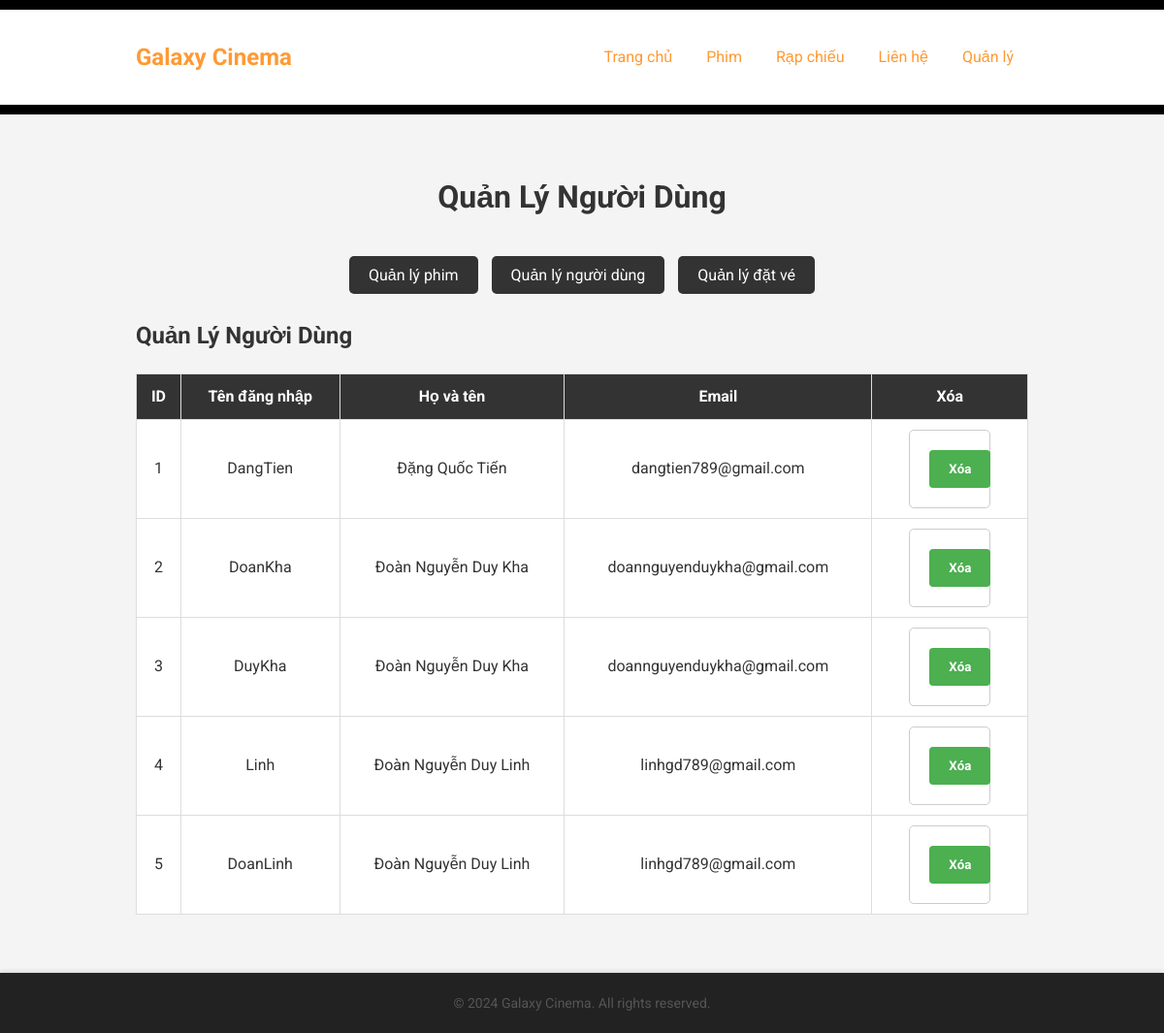
Screenshot of /quan-ly-nguoi-dung (signed in) with the database file from the repository.
### tables this page shows
CREATE TABLE nguoi_dung (
        id INTEGER PRIMARY KEY AUTOINCREMENT,
        ten_dang_nhap TEXT,
        mat_khau TEXT,
        ho_ten TEXT,
        email TEXT
    );

### app.py (the view)
@app.route("/quan-ly-nguoi-dung")
def quan_ly_nguoi_dung():
    if 'logged_in' in session and session['logged_in']:
        with sqlite3.connect('phim.db') as db:
            cursor = db.cursor()
            cursor.execute("SELECT * FROM nguoi_dung")
            ds_nguoi_dung = cursor.fetchall()
        return render_template("quan-ly-nguoi-dung.html", ds_nguoi_dung=ds_nguoi_dung, username=session['username'])
    else:
        return redirect(url_for('dn'))

### templates/quan-ly-nguoi-dung.html (shortened to what this page needs)
<!DOCTYPE html>
<html lang="vi">
<head>
    <link rel="stylesheet" href="{{ url_for('static', filename='style.css') }}">
</head>
<body>
    <header>
        <nav class="navbar">
            <div class="container">
                <a href="#" class="logo">Galaxy Cinema</a>
                <ul class="nav-links">
                    <li><a href="/">Trang chủ</a></li>
                    <li><a href="/danhsach">Phim</a></li>
                    <li><a href="#rap">Rạp chiếu</a></li>
                    <li><a href="#lienhe">Liên hệ</a></li>
                    <li><a href="/quan-ly">Quản lý</a></li>
                </ul>
            </div>
        </nav>
    </header>
    <main>
        <section class="quan-ly">
            <div class="container">
                <div class="tieu-de">
                    <h2>Quản Lý Người Dùng</h2>
                </div>
                <div class="menu-quan-ly">
                    <button class="btn-quan-ly" onclick="window.location.href='/quan-ly'">Quản lý phim</button>
                    <button class="btn-quan-ly" onclick="window.location.href='/quan-ly-nguoi-dung'">Quản lý người dùng</button>
                    <button class="btn-quan-ly" onclick="window.location.href='/quan-ly-dat-ve'">Quản lý đặt vé</button>
                </div>
                <div id="quan-ly-nguoi-dung">
                    <h2>Quản Lý Người Dùng</h2>
                    <table class="table table-bordered">
                        <thead>
                            <tr>
                                <th>ID</th>
                                <th>Tên đăng nhập</th>
                                <th>Họ và tên</th>
                                <th>Email</th>
                                <th>Xóa</th>
                            </tr>
                        </thead>
                        <tbody>
                            {% for nguoi_dung in ds_nguoi_dung %}
                            <tr>
                                <td>{{ nguoi_dung[0] }}</td>
                                <td>{{ nguoi_dung[1] }}</td>
                                <td>{{ nguoi_dung[3] }}</td>
                                <td>{{ nguoi_dung[4] }}</td>
                                <td>
                                    <form method="POST" action="/delete-nguoi-dung/{{ nguoi_dung[0] }}">
                                        <button type="submit" class="btn btn-danger">Xóa</button>
                                    </form>
                                </td>
                            </tr>
                            {% endfor %}
                        </tbody>
                    </table>
                </div>
            </div>
        </section>
    </main>
    <footer>
        <p>© 2024 Galaxy Cinema. All rights reserved.</p>
    </footer>
</body>
</html>

### static/style.css (style rules this page uses)
* { margin: 0; padding: 0; box-sizing: border-box; }
body { font-family: 'Roboto', sans-serif; line-height: 1.6; color: #333; }
.container { width: 80%; max-width: 1200px; margin: auto; padding: 20px; }
header { background: #333; color: #fff; padding: 20px 0; }
.navbar { display: flex; justify-content: space-between; align-items: center; }
.logo { font-size: 1.5rem; }
.nav-links { list-style: none; }
.nav-links li { display: inline; margin: 0 15px; }
.nav-links a { text-decoration: none; color: #fff; }
.btn { display: inline-block; padding: 10px 20px; background: #f4b41a; color: #333; text-decoration: none; border-radius: 5px; transition: background 0.3s; }
section { padding: 50px 0; }
footer { text-align: center; background: #222; color: #fff; padding: 15px 0; }
body { font-family: 'Roboto', sans-serif; background-color: #181818; color: #fff; margin: 0; padding: 0; }
.container { max-width: 1200px; margin: 0 auto; padding: 20px; }
.navbar { background-color: #282828; padding: 10px 0; display: flex; justify-content: space-between; align-items: center; }
.logo { font-size: 24px; font-weight: bold; color: #ffc107; }
.nav-links { list-style: none; padding: 0; margin: 0; display: flex; }
.nav-links li { margin-left: 20px; }
.btn { background-color: #ffc107; color: #181818; padding: 12px 20px; border: none; border-radius: 5px; text-decoration: none; font-weight: bold; display: inline-block; transition: background-color 0.3s; }
footer { background-color: #282828; padding: 20px 0; text-align: center; }
footer p { font-size: 14px; color: #fff; }
body { font-family: 'Roboto', sans-serif; background-color: #f2f2f2; color: #333; margin: 0; padding: 0; }
.navbar { background-color: #fff; padding: 10px 0; display: flex; justify-content: space-between; align-items: center; box-shadow: 0 2px 4px rgba(0, 0, 0, 0.1); }
.logo { font-size: 24px; font-weight: bold; color: #ff5722; text-decoration: none; }
.nav-links a { color: #333; text-decoration: none; font-weight: 500; }
footer { background-color: #fff; padding: 20px 0; text-align: center; box-shadow: 0 -2px 4px rgba(0, 0, 0, 0.1); }
footer p { font-size: 14px; color: #555; }
.quan-ly { padding: 40px 0; }
.tieu-de { text-align: center; margin-bottom: 30px; }
.quan-ly form { width: 60%; margin: 0 auto; padding: 20px; border: 1px solid #ccc; border-radius: 5px; }
.quan-ly form button { background-color: #4CAF50; color: white; padding: 12px 20px; border: none; border-radius: 4px; cursor: pointer; }
.table { width: 100%; }
.table th, .table td { text-align: center; padding: 8px; }
.table th { background-color: #f0f0f0; }
.btn { padding: 8px 15px; border: none; border-radius: 3px; cursor: pointer; font-weight: bold; }
.btn-danger { background-color: #f44336; color: white; }
.btn-quan-ly { background-color: #4CAF50; border: none; color: white; padding: 15px 32px; text-align: center; text-decoration: none; display: inline-block; font-size: 16px; margin: 4px 2px; cursor: pointer; border-radius: 5px; transition: background-color 0.3s; }

### templates/quan-ly-nguoi-dung.html (style rules this page uses)
* { margin: 0; padding: 0; box-sizing: border-box; font-family: 'Roboto', sans-serif; }
body { background-color: #f4f4f4; color: #333; }
header { background: #000; color: #fff; padding: 10px 0; }
.navbar .container { display: flex; justify-content: space-between; align-items: center; }
.logo { font-size: 24px; font-weight: 700; color: #FF9933; text-decoration: none; }
.nav-links { list-style: none; display: flex; }
.nav-links li { margin-left: 20px; }
.nav-links a { color: #FF9933; text-decoration: none; font-weight: 400; transition: color 0.3s ease; }
.quan-ly .container { padding: 20px; }
.tieu-de h2 { font-size: 32px; margin-bottom: 20px; text-align: center; }
.menu-quan-ly { display: flex; justify-content: center; gap: 10px; margin-bottom: 20px; }
.btn-quan-ly { background-color: #333; color: #fff; padding: 10px 20px; border: none; border-radius: 5px; cursor: pointer; font-size: 16px; transition: background 0.3s ease; }
.table { width: 100%; border-collapse: collapse; margin-top: 20px; }
.table th, .table td { padding: 10px; border: 1px solid #ddd; text-align: center; }
.table th { background-color: #333; color: #fff; }
.table td { background-color: #fff; }
footer { background: #222; color: #ddd; text-align: center; padding: 20px 0; font-size: 14px; }
footer p { margin: 0; }

### rows the page displays
nguoi_dung: id "1", ten_dang_nhap "DangTien", ho_ten "Đặng Quốc Tiến", email "dangtien789@gmail.com"
nguoi_dung: id "2", ten_dang_nhap "DoanKha", ho_ten "Đoàn Nguyễn Duy Kha", email "doannguyenduykha@gmail.com"
nguoi_dung: id "3", ten_dang_nhap "DuyKha", ho_ten "Đoàn Nguyễn Duy Kha", email "doannguyenduykha@gmail.com"
nguoi_dung: id "4", ten_dang_nhap "Linh", ho_ten "Đoàn Nguyễn Duy Linh", email "linhgd789@gmail.com"
nguoi_dung: id "5", ten_dang_nhap "DoanLinh", ho_ten "Đoàn Nguyễn Duy Linh", email "linhgd789@gmail.com"
